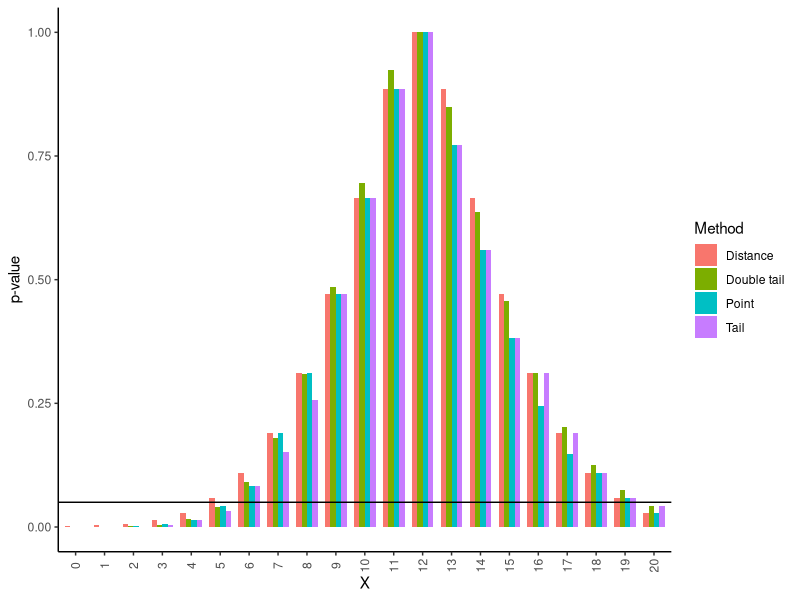
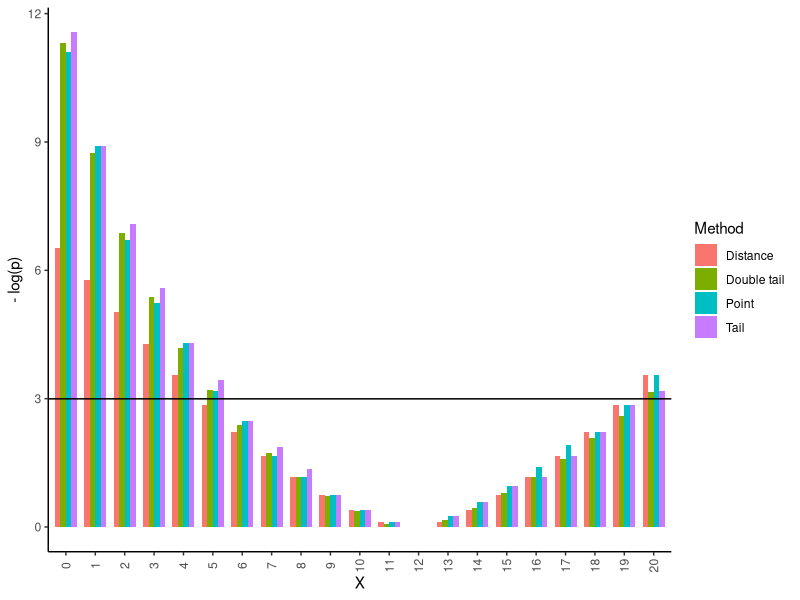
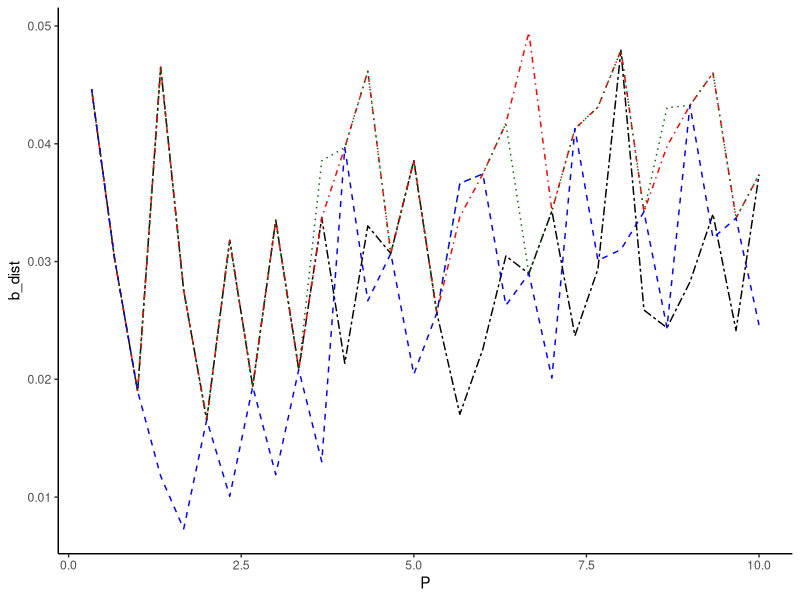

Recreate these plots in R, in order. (Note: a time limit stopped this script after it produced the figures.)
## ---- chunk 1
library(ggplot2)
library(reshape2)
library(tidyverse)
## ---- chunk 2
dmodel <- function(x, mu){
  dpois(x, mu)
}

pmodel <- function(x, mu){
  ppois(x, mu)
}

## ---- chunk 3
p_val_a <- function(x, mu){
  pr_tail_l = pmodel(x, mu)
  ## Use 1 - tail prob but add point prob
  pr_tail_r = 1 - pr_tail_l + dmodel(x, mu)
  
  p_val = 2 * min(pr_tail_l, pr_tail_r, 1/2)
  p_val
}

p_val_b <- function(x, mu){
  # Implementation assumes a decreasing point probability P(X = x) for increasing x after the mode has passed
  W_x = dmodel(x, mu)
  p_val = 1
  
  # Removing probabilites lower than P(X = x)
  y = 0
  cond = TRUE
  while(cond){
    W_y = dmodel(y, mu)
    if(W_y > W_x){
      # Removing the probability
      p_y = W_y
      p_val = p_val - p_y
    }
    else{
      # Checking if the loop should be ended
      ## By being in the loop we know that W_y <= W_x
      mode = floor(mu)
      passed_mode = (y > mode)
      cond = !passed_mode
    }
    # Preparing next round
    y = y +1
  }
  p_val
}

p_val_b_power <- function(x, mu, alpha){
  # Implementation assumes a decreasing point probability P(X = x) for increasing x after the mode has passed
  W_x = dmodel(x, mu)
  if(W_x > alpha){
    return(1)
  }
  
  p_val = 1
  
  # Removing probabilites lower than P(X = x)
  y = 0
  cond = TRUE
  while(cond){
    W_y = dmodel(y, mu)
    if(W_y > W_x){
      # Removing the probability
      p_y = W_y
      p_val = p_val - p_y
    }
    else{
      # Checking if the loop should be ended
      ## By being in the loop we know that W_y <= W_x
      mode = floor(mu)
      passed_mode = (y > mode)
      cond = !passed_mode
    }
    # Preparing next round
    y = y +1
  }
  p_val
}

p_val_c <- function(x, mu){
  p_tail_l = pmodel(x, mu)
  p_tail_r = 1- p_tail_l + dmodel(x, mu)
  epsilon = 1e-8
  
  if (p_tail_l < p_tail_r + epsilon){
    # Since the right tail has infinite support we must suggest a low enough tail value
    y_sugg = ceiling(2*mu)
    sugg_tail = 1 - pmodel(y_sugg, mu) # this will give P(X > y), i.e. P(X geq y-1)
    while(sugg_tail > p_tail_l){
      y_sugg = ceiling(2*y_sugg)
      sugg_tail = 1 - pmodel(y_sugg, mu) # this will give P(X > y), i.e. P(X geq y-1)
    }
    # After a low enough value is reached we calculate the highest smaller right tail compared to the left tail
    right_tail = max_lower_tail(y_sugg, sugg_tail, p_tail_l, mu)
    p_val = p_tail_l + right_tail
  }
  else{
    # For a left tail we can start at 0 and find the highest smaller left tail
    left_tail = max_lower_tail(0, 0, p_tail_r, mu, left_tail = TRUE)
    p_val = p_tail_r +  left_tail
  }
  if(p_val > 1){ # If the distrbution is symmetric it will count the central event twice.
    return(1)
  }
  p_val
}

max_lower_tail <- function(y_next, tail_y, W_x, mu, left_tail = FALSE, epsilon = 1e-8){
  sugg = tail_y
  y = y_next
    while(sugg < W_x + epsilon){
      tail_y = sugg # Accept suggestion
      add = dmodel(y, mu) # Calculate new point mass to be added
      sugg = sugg + add # Propose new suggestion
      if(left_tail){
        y = y + 1
      }
      else{
        y = y - 1 
      }
    }
  tail_y
}

p_val_c_power <- function(x, mu, alpha){
  p_tail_l = pmodel(x, mu)
  p_tail_r = 1- p_tail_l + dmodel(x, mu)
  epsilon = 1e-8
  
  # Giving immediate non-significance if W_x is too high
  if(min(p_tail_l, p_tail_r) > alpha){
    return(1)
  }
  
  if (p_tail_l < p_tail_r + epsilon){
    # Since the right tail has infinite support we must suggest a low enough tail value
    y_sugg = ceiling(2*mu)
    sugg_tail = 1 - pmodel(y_sugg, mu) # this will give P(X > y), i.e. P(X geq y-1)
    while(sugg_tail > p_tail_l){
      y_sugg = ceiling(2*y_sugg)
      sugg_tail = 1 - pmodel(y_sugg, mu) # this will give P(X > y), i.e. P(X geq y-1)
    }
    # After a low enough value is reached we calculate the highest smaller right tail compared to the left tail
    right_tail = max_lower_tail(y_sugg, sugg_tail, p_tail_l, mu)
    p_val = p_tail_l + right_tail
  }
  else{
    # For a left tail we can start at 0 and find the highest smaller left tail
    left_tail = max_lower_tail(0, 0, p_tail_r, mu, left_tail = TRUE)
    p_val = p_tail_r +  left_tail
  }
  if(p_val > 1){ # If the distrbution is symmetric it will count the central event twice.
    return(1)
  }
  p_val
}

p_val_d <- function(x, mu) {
  exp_val = mu
  W_x = abs(x - mu)
  
  # Get all discrete values y with lower W_y
  r = floor(mu + W_x)
  l = ceiling(mu - W_x)
  
  # Handeling ties
  if(mu + W_x == round(mu + W_x)){
    if(mu - W_x == round(mu - W_x)){
      # We are in the tied sceneraio and we want to either exclude y = l depending on if X = l or x = r
      if(x == r){
        #l = l -1
      }
      else{
        
      }
    }
  }
  
  # Rejection region will be x lower than l
  # and x higher than r
  if(l <= 0){
    p_val = 1 - ppois(r-1, mu) # 1 - P(X <= r-1) =  P(X > r-1) = P(X >= r)
    return(p_val)
  }
  p_val = 1 - ppois(r-1, mu) + ppois(l, mu) # 1 - P(X <= r-1) + P(X <= l) = P(X >= r) + P(X <= l)
  if(p_val > 1){
    return(1)
  }
  p_val
}
## ---- chunk 4
# Test functions for the tail method
p_val_a(3, 3)
p_val_a(5, 3)

p_val_b(3, 3)
p_val_b(5, 3)

print("____")
W_x = ppois(3, 5)

W_x

1- ppois(10, 5)

max_lower_tail(10, 1-ppois(10, 5), W_x, 5, left_tail = FALSE)

print("-----")
W_x = 1-ppois(7, 5)

W_x

ppois(0, 5)


max_lower_tail(1, ppois(0, 5), W_x, 5, left_tail = TRUE)

print("____")
## ---- chunk 5
p_val_c(3, 3)
p_val_c(5, 3)
## ---- chunk 6
p_val_d(3, 3)

p_val_d(5, 3)
## ---- chunk 7
comparison_p_vals <- function(mu, n){
  p_a = NULL
  p_b = NULL
  p_c = NULL
  p_d = NULL

  for(i in 0:n){
    p_a = c(p_a, p_val_a(i, mu))
    p_b = c(p_b, p_val_b(i, mu))
    p_c = c(p_c, p_val_c(i, mu))
    p_d = c(p_d, p_val_d(i, mu))
  }
  
  df <- data.frame(p_a, p_b, p_c, p_d)
  colnames(df) <- c("Double tail", "Point", "Tail", "Distance")  #Added zero width space for "Double tail" to be shown first in plot
  df["x_val"] <- 0:n
  
  df
}

df <- comparison_p_vals(12, 20)

df %>%
  pivot_longer(-x_val, names_to = "Method", values_to = "P") %>%
  ggplot(aes(x = factor(x_val), y = P, fill = Method), xlab = "Method") +
  geom_bar(stat = "identity", width = .75, position = "dodge") +
  theme_classic() +
  labs(x = "X", y = "p-value")+
  theme(axis.text.x = element_text(angle = 90, vjust = 0.5))+
  geom_hline(yintercept = .05)
  #scale_x_discrete(limits = factor(13:28))
  

df %>%
  pivot_longer(-x_val, names_to = "Method", values_to = "P") %>%
  ggplot(aes(x = factor(x_val), y = -log(P), fill = Method), xlab = "Method") +
  geom_bar(stat = "identity", width = .75, position = "dodge") +
  theme_classic() +
  labs(x = "X", y = "- log(p)")+
  theme(axis.text.x = element_text(angle = 90, vjust = 0.5))+
  #scale_x_discrete(limits = factor(13:28))
  geom_hline(yintercept = -log(5e-2))
## ---- chunk 8
power_calc_poisson_null_hyp_true <- function(method, mu, a){
  power = 1
  n = ceiling(max(3*mu, mu^2)) # This is kind of dodgy
  for(x in 0:n){
    p_val = method(x, mu)
    if(p_val > a){
      power = power - dmodel(x, mu)
    }
  }
  power
}

power_calc_poisson_null_hyp_true(p_val_b, 10, .05)
## ---- chunk 9
compare_power_null_hyp_true <- function(P){
  b_double = NULL
  b_point = NULL
  b_tail = NULL
  b_dist = NULL

  for(p in P){
    # Calculate power
    power_double = power_calc_poisson_null_hyp_true(p_val_a, p, .05)
    power_point = power_calc_poisson_null_hyp_true(p_val_b, p, .05)
    power_tail = power_calc_poisson_null_hyp_true(p_val_c, p, .05)
    power_dist = power_calc_poisson_null_hyp_true(p_val_d, p, .05)
    
    # Add power to the list
    b_double = c(b_double, power_double)
    b_point = c(b_point, power_point)
    b_tail = c(b_tail, power_tail)
    b_dist = c(b_dist, power_dist)
  }

  df_power <- data.frame(P, b_double, b_point, b_tail, b_dist)
  df_power
}

N = 30
P = 10 *(1:N)/N

df_power_null_hyp <- compare_power_null_hyp_true(P)
## ---- chunk 10
print(df_power_null_hyp)

ggplot(data = df_power_null_hyp)+
  geom_line(aes(x = P, y = b_dist), linetype = "twodash")+
  geom_line(aes(x = P, y = b_point), color = "red", linetype = "dotdash")+
  geom_line(aes(x = P, y = b_tail), color = "darkgreen", linetype = "dotted")+
  geom_line(aes(x = P, y = b_double), color = "blue", linetype = "dashed")+
  theme_classic()
## ---- chunk 11
print(P)

X_vals = 0:20
for(x in X_vals){
  print(c(x,p_val_d(x, 9)))
}

p_val_d(3, 9)
1 - ppois(14, 9)

## ---- chunk 12
power_calc_poisson_alt <- function(method, p_true, a, p_0 = 3.1){
  power = 1
  # subtract the probability of being in the acceptance region
  n = ceiling(max(3*p_true, p_true^2)) # This is kind of dodgy
  for(x in 0:n){
    p_val = method(x, p_true)
    if(p_val < a){
      power = power - dpois(x, p_true)
    }
  }
  power
}

N = 100
alpha = .05
P = 10*(0:N)/N
b_double = NULL
b_point = NULL
b_tail = NULL
b_dist = NULL

for(p in P){
  # Calculate power
  power_double = power_calc_poisson_alt(p_val_a, p, alpha)
  power_point = power_calc_poisson_alt(p_val_b, p,  alpha)
  power_tail = power_calc_poisson_alt(p_val_c, p,  alpha)
  power_dist = power_calc_poisson_alt(p_val_d, p, alpha)
    
  # Add power to the list
  b_double = c(b_double, power_double)
  b_point = c(b_point, power_point)
  b_tail = c(b_tail, power_tail)
  b_dist = c(b_dist, power_dist)
}

df_power <- data.frame(P, b_double, b_point, b_tail, b_dist)
## ---- chunk 13
power_surface <- function(method, max_p, N, a){
  power_mat <- matrix(0, N+1, N+1)
  for(i in 0:N){
    p_1 = max_p*i/N
    for(j in 0:N){
      p_2 = max_p*j/N
      power_ij = power_calc_poisson_alt(method, p_2, a, p_1)
      power_mat[i, j] <- power_ij
    }
  }
  power_mat
}

power_surf_a <- power_surface(p_val_a, 50, 20, .05)
power_surf_b <- power_surface(p_val_b, 50, 20, .05)
power_surf_c <- power_surface(p_val_c, 50, 20, .05)
power_surf_d <- power_surface(p_val_d, 50, 20, .05)
